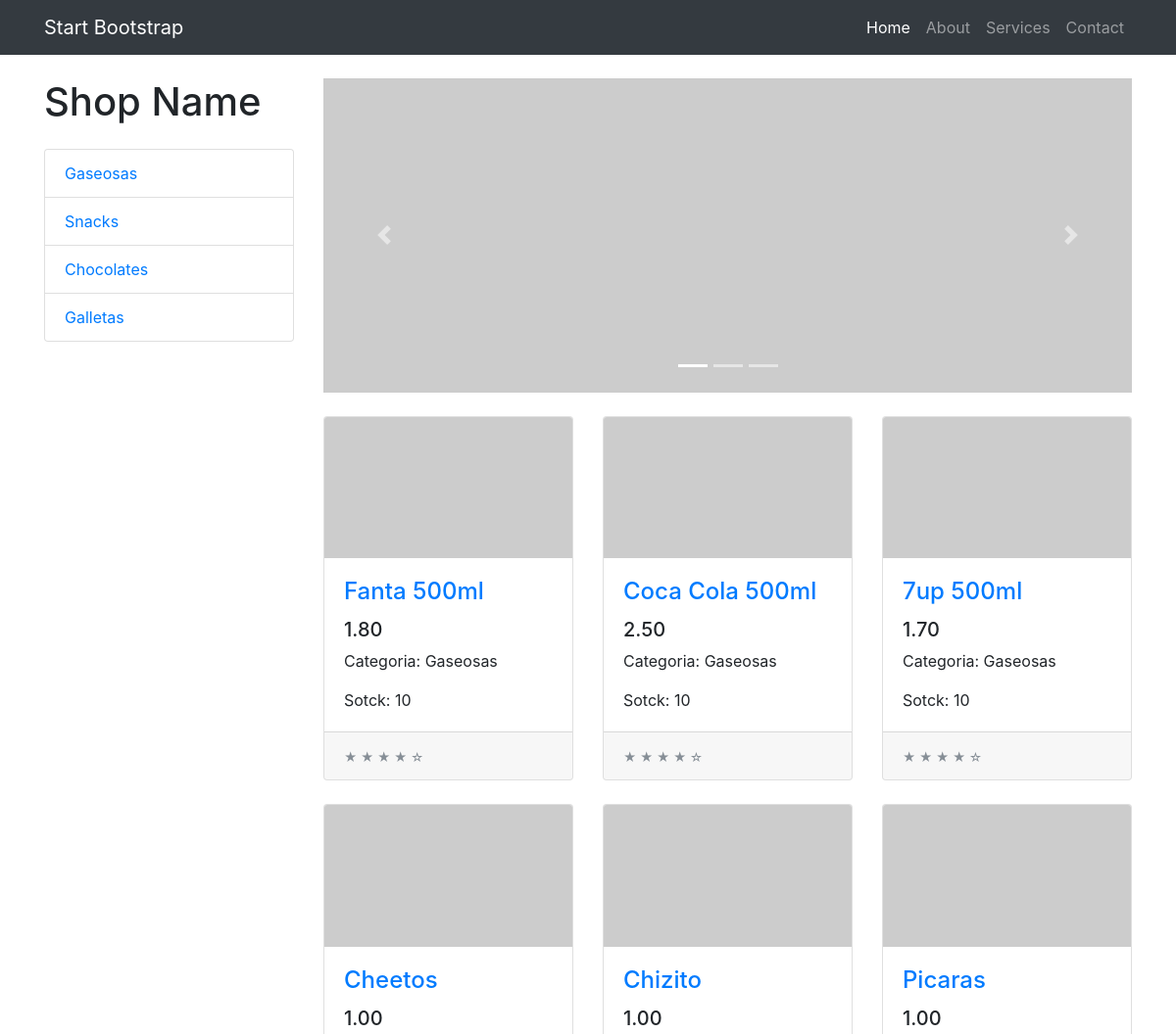
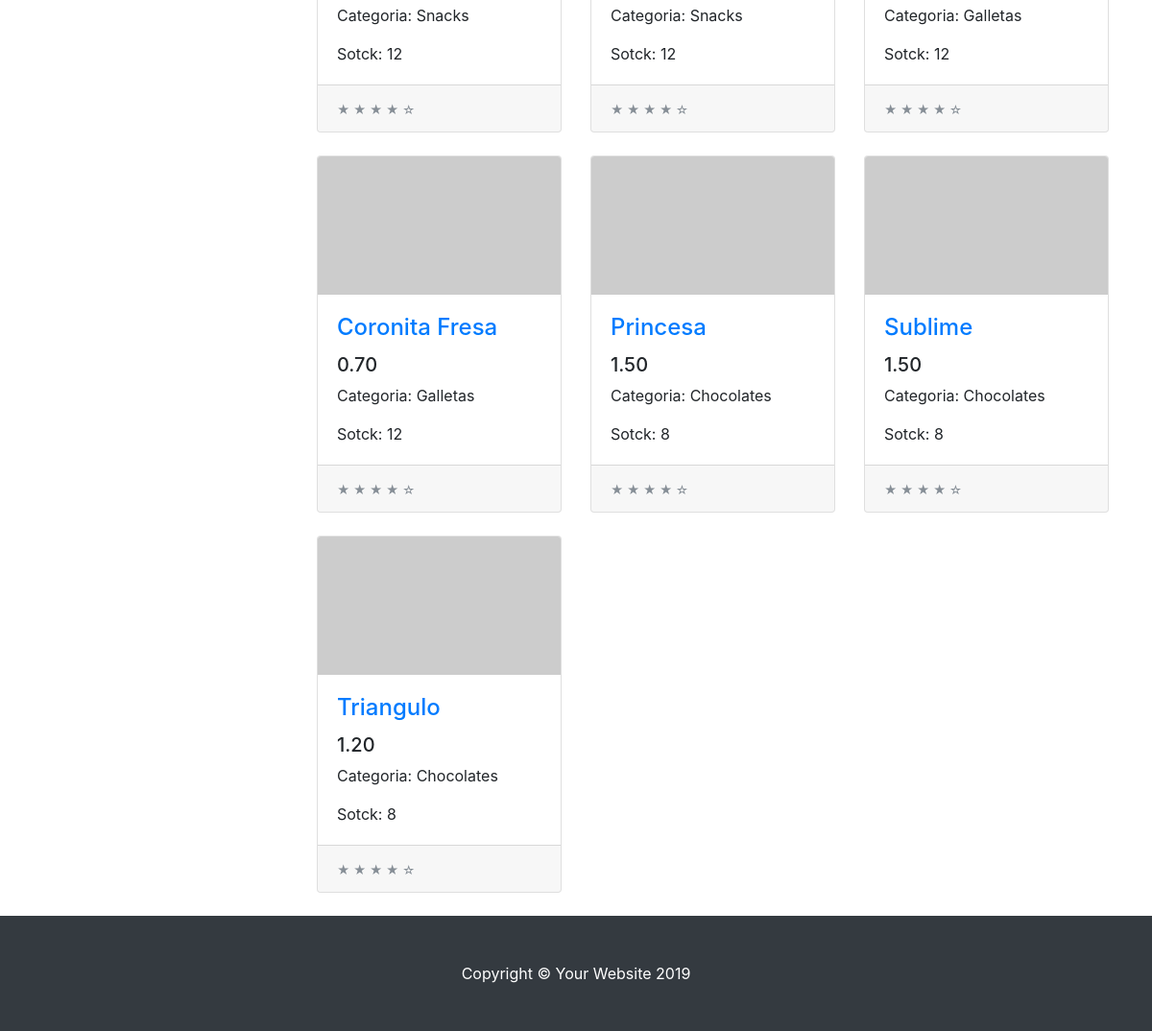
The app's page /tienda/ with its own data (2 pictures, top to bottom).
### tienda/models.py (models this page shows, shortened)
class Categoria(models.Model):
    nombre=models.CharField(max_length=200)
    pub_date=models.DateTimeField('date published')
    def __str__(self):
        return self.nombre

class Producto(models.Model):
    categoria=models.ForeignKey(Categoria, on_delete=models.CASCADE)
    nombre=models.CharField(max_length=200)
    precio=models.DecimalField(max_digits=6,decimal_places=2)
    stock=models.IntegerField(default=0)
    pub_date=models.DateTimeField('date published')

### tienda/views.py (the view)
# urls.py: path('',views.index,name='index'),
def index(request):
    product_list=Producto.objects.all()
    product_cate=Categoria.objects.all()
    context={
        'product_list':product_list,
        'product_cate':product_cate
        }
    return render(request,'index.html',context)

### tienda/templates/index.html (shortened to what this page needs)
{% extends 'layout.html' %}
{% block barra  %}
  {%for cate in product_cate%}
    <a href="#" class="list-group-item">{{cate.nombre}}</a>
  {%endfor%}
{% endblock %}
{% block content  %}
<div id="carouselExampleIndicators" class="carousel slide my-4" data-ride="carousel">
    <ol class="carousel-indicators">
      <li data-target="#carouselExampleIndicators" data-slide-to="0" class="active"></li>
      <li data-target="#carouselExampleIndicators" data-slide-to="1"></li>
      <li data-target="#carouselExampleIndicators" data-slide-to="2"></li>
    </ol>
    <div class="carousel-inner" role="listbox">
      <div class="carousel-item active">
        <img class="d-block img-fluid" src="http://placehold.it/900x350" alt="First slide">
      </div>
    </div>
    <a class="carousel-control-prev" href="#carouselExampleIndicators" role="button" data-slide="prev">
      <span class="carousel-control-prev-icon" aria-hidden="true"></span>
    </a>
    <a class="carousel-control-next" href="#carouselExampleIndicators" role="button" data-slide="next">
      <span class="carousel-control-next-icon" aria-hidden="true"></span>
    </a>
  </div>
  <div class="row">
    {%for prod in product_list%}
      <div class="col-lg-4 col-md-6 mb-4">
        <div class="card h-100">
          <a href="#"><img class="card-img-top" src="http://placehold.it/700x400" alt=""></a>
          <div class="card-body">
            <h4 class="card-title">
              <a href="producto/{{prod.id}}/">{{prod.nombre}}</a>
            </h4>
            <h5>{{prod.precio}}</h5>
            <p class="card-text">Categoria: {{prod.categoria}}</p>
            <p class="card-text">Sotck: {{prod.stock}}</p>
          </div>
          <div class="card-footer">
            <small class="text-muted">&#9733; &#9733; &#9733; &#9733; &#9734;</small>
          </div>
        </div>
      </div>
    {%endfor%}
  </div>
{% endblock %}

### tienda/templates/layout.html (shortened to what this page needs)
{% load static%}
<!DOCTYPE html>
<html lang="en">
  <head>
    <link href="{% static 'vendor/bootstrap/css/bootstrap.min.css'%}" rel="stylesheet">
    <link href="{% static 'css/shop.css'%}" rel="stylesheet">
  </head>
  <body>
    <nav class="navbar navbar-expand-lg navbar-dark bg-dark fixed-top">
      <div class="container">
        <a class="navbar-brand" href="#">Start Bootstrap</a>
        <div class="collapse navbar-collapse" id="navbarResponsive">
          <ul class="navbar-nav ml-auto">
            <li class="nav-item active">
              <a class="nav-link" href="#">Home
              </a>
            </li>
            <li class="nav-item">
              <a class="nav-link" href="#">About</a>
            </li>
            <li class="nav-item">
              <a class="nav-link" href="#">Services</a>
            </li>
            <li class="nav-item">
              <a class="nav-link" href="#">Contact</a>
            </li>
          </ul>
        </div>
      </div>
    </nav>
    <div class="container">
      <div class="row">
        <div class="col-lg-3">
          <h1 class="my-4">Shop Name</h1>
          <div class="list-group">
            {% block barra  %}
            {% endblock %}
          </div>
        </div>
        <div class="col-lg-9">
          {% block content  %}
          {% endblock %}
        </div>
      </div>
    </div>
    <footer class="py-5 bg-dark">
      <div class="container">
        <p class="m-0 text-center text-white">Copyright &copy; Your Website 2019</p>
      </div>
    </footer>
  </body>
</html>

### tienda/static/css/shop.css (style rules this page uses)
body { padding-top: 54px; }
@media (min-width: 992px) { body { padding-top: 56px; } }

### records on screen
Categoria: nombre "Gaseosas"
Categoria: nombre "Snacks"
Categoria: nombre "Chocolates"
Categoria: nombre "Galletas"
Producto: nombre "Fanta 500ml", precio "1.80", categoria "Gaseosas", stock "10"
Producto: nombre "Coca Cola 500ml", precio "2.50", categoria "Gaseosas", stock "10"
Producto: nombre "7up 500ml", precio "1.70", categoria "Gaseosas", stock "10"
Producto: nombre "Cheetos", precio "1.00", categoria "Snacks", stock "12"
Producto: nombre "Chizito", precio "1.00", categoria "Snacks", stock "12"
Producto: nombre "Picaras", precio "1.00", categoria "Galletas", stock "12"
Producto: nombre "Coronita Fresa", precio "0.70", categoria "Galletas", stock "12"
Producto: nombre "Princesa", precio "1.50", categoria "Chocolates", stock "8"
Producto: nombre "Sublime", precio "1.50", categoria "Chocolates", stock "8"
Producto: nombre "Triangulo", precio "1.20", categoria "Chocolates", stock "8"
